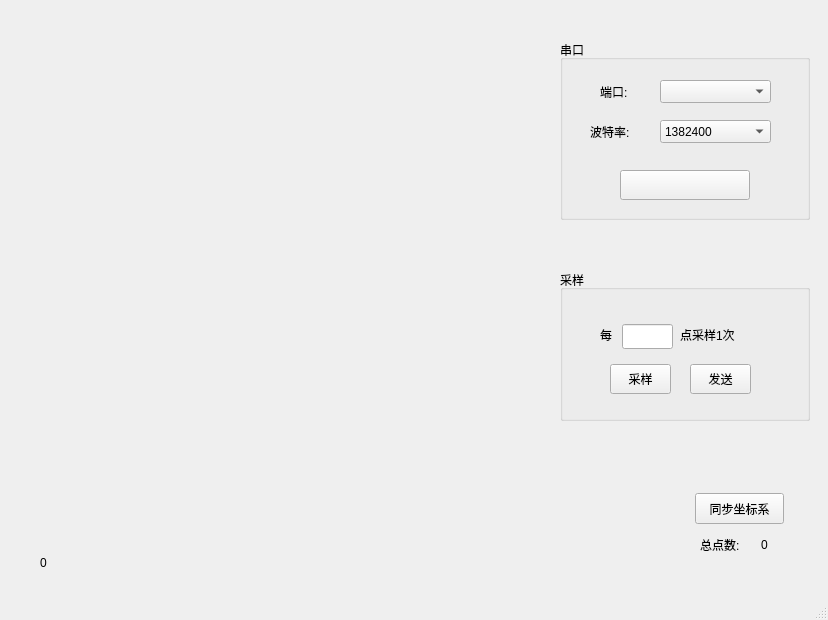
<?xml version="1.0" encoding="UTF-8"?>
<ui version="4.0">
 <class>MainWindow</class>
 <widget class="QMainWindow" name="MainWindow">
  <property name="geometry">
   <rect>
    <x>0</x>
    <y>0</y>
    <width>828</width>
    <height>620</height>
   </rect>
  </property>
  <property name="windowTitle">
   <string>MainWindow</string>
  </property>
  <widget class="QWidget" name="centralwidget">
   <widget class="QGroupBox" name="groupBox">
    <property name="geometry">
     <rect>
      <x>560</x>
      <y>40</y>
      <width>250</width>
      <height>180</height>
     </rect>
    </property>
    <property name="title">
     <string>串口</string>
    </property>
    <widget class="QLabel" name="label_2">
     <property name="geometry">
      <rect>
       <x>30</x>
       <y>80</y>
       <width>61</width>
       <height>23</height>
      </rect>
     </property>
     <property name="text">
      <string>波特率:</string>
     </property>
    </widget>
    <widget class="QComboBox" name="baudrateBox">
     <property name="geometry">
      <rect>
       <x>100</x>
       <y>80</y>
       <width>111</width>
       <height>23</height>
      </rect>
     </property>
     <property name="currentText">
      <string>9600</string>
     </property>
     <item>
      <property name="text">
       <string>1382400</string>
      </property>
     </item>
     <item>
      <property name="text">
       <string>921600</string>
      </property>
     </item>
     <item>
      <property name="text">
       <string>460800</string>
      </property>
     </item>
     <item>
      <property name="text">
       <string>256000</string>
      </property>
     </item>
     <item>
      <property name="text">
       <string>230400</string>
      </property>
     </item>
     <item>
      <property name="text">
       <string>128000</string>
      </property>
     </item>
     <item>
      <property name="text">
       <string>115200</string>
      </property>
     </item>
     <item>
      <property name="text">
       <string>76800</string>
      </property>
     </item>
     <item>
      <property name="text">
       <string>57600</string>
      </property>
     </item>
     <item>
      <property name="text">
       <string>43000</string>
      </property>
     </item>
     <item>
      <property name="text">
       <string>38400</string>
      </property>
     </item>
     <item>
      <property name="text">
       <string>19200</string>
      </property>
     </item>
     <item>
      <property name="text">
       <string>14400</string>
      </property>
     </item>
     <item>
      <property name="text">
       <string>9600</string>
      </property>
     </item>
     <item>
      <property name="text">
       <string>4800</string>
      </property>
     </item>
     <item>
      <property name="text">
       <string>2400</string>
      </property>
     </item>
     <item>
      <property name="text">
       <string>1200</string>
      </property>
     </item>
    </widget>
    <widget class="QPushButton" name="openButton">
     <property name="geometry">
      <rect>
       <x>60</x>
       <y>130</y>
       <width>130</width>
       <height>30</height>
      </rect>
     </property>
     <property name="text">
      <string/>
     </property>
    </widget>
    <widget class="QLabel" name="label">
     <property name="geometry">
      <rect>
       <x>40</x>
       <y>40</y>
       <width>41</width>
       <height>23</height>
      </rect>
     </property>
     <property name="text">
      <string>端口:</string>
     </property>
    </widget>
    <widget class="QComboBox" name="serialportBox">
     <property name="geometry">
      <rect>
       <x>100</x>
       <y>40</y>
       <width>111</width>
       <height>23</height>
      </rect>
     </property>
     <property name="font">
      <font>
       <weight>50</weight>
       <bold>false</bold>
      </font>
     </property>
     <item>
      <property name="text">
       <string/>
      </property>
     </item>
    </widget>
   </widget>
   <widget class="QGroupBox" name="groupBox_2">
    <property name="geometry">
     <rect>
      <x>560</x>
      <y>270</y>
      <width>250</width>
      <height>151</height>
     </rect>
    </property>
    <property name="title">
     <string>采样</string>
    </property>
    <widget class="QLabel" name="label_4">
     <property name="geometry">
      <rect>
       <x>40</x>
       <y>50</y>
       <width>21</width>
       <height>30</height>
      </rect>
     </property>
     <property name="text">
      <string>每</string>
     </property>
    </widget>
    <widget class="QLabel" name="label_3">
     <property name="geometry">
      <rect>
       <x>120</x>
       <y>50</y>
       <width>91</width>
       <height>30</height>
      </rect>
     </property>
     <property name="text">
      <string>点采样1次</string>
     </property>
    </widget>
    <widget class="QLineEdit" name="editFrequency">
     <property name="geometry">
      <rect>
       <x>62</x>
       <y>54</y>
       <width>51</width>
       <height>25</height>
      </rect>
     </property>
    </widget>
    <widget class="QPushButton" name="sampleButton">
     <property name="geometry">
      <rect>
       <x>50</x>
       <y>94</y>
       <width>61</width>
       <height>30</height>
      </rect>
     </property>
     <property name="text">
      <string>采样</string>
     </property>
    </widget>
    <widget class="QPushButton" name="sendButton">
     <property name="geometry">
      <rect>
       <x>130</x>
       <y>94</y>
       <width>61</width>
       <height>30</height>
      </rect>
     </property>
     <property name="text">
      <string>发送</string>
     </property>
    </widget>
   </widget>
   <widget class="QLabel" name="showLabel">
    <property name="geometry">
     <rect>
      <x>761</x>
      <y>530</y>
      <width>61</width>
      <height>30</height>
     </rect>
    </property>
    <property name="text">
     <string>0</string>
    </property>
   </widget>
   <widget class="QLabel" name="label_5">
    <property name="geometry">
     <rect>
      <x>700</x>
      <y>530</y>
      <width>51</width>
      <height>30</height>
     </rect>
    </property>
    <property name="text">
     <string>总点数:</string>
    </property>
   </widget>
   <widget class="QLabel" name="label_6">
    <property name="geometry">
     <rect>
      <x>40</x>
      <y>555</y>
      <width>72</width>
      <height>15</height>
     </rect>
    </property>
    <property name="text">
     <string>0</string>
    </property>
   </widget>
   <widget class="QLabel" name="ylabel">
    <property name="geometry">
     <rect>
      <x>30</x>
      <y>30</y>
      <width>61</width>
      <height>16</height>
     </rect>
    </property>
    <property name="text">
     <string/>
    </property>
   </widget>
   <widget class="QLabel" name="xlabel">
    <property name="geometry">
     <rect>
      <x>545</x>
      <y>555</y>
      <width>61</width>
      <height>16</height>
     </rect>
    </property>
    <property name="text">
     <string/>
    </property>
   </widget>
   <widget class="QPushButton" name="syncButton">
    <property name="geometry">
     <rect>
      <x>695</x>
      <y>493</y>
      <width>89</width>
      <height>31</height>
     </rect>
    </property>
    <property name="text">
     <string>同步坐标系</string>
    </property>
   </widget>
  </widget>
  <widget class="QMenuBar" name="menubar">
   <property name="geometry">
    <rect>
     <x>0</x>
     <y>0</y>
     <width>828</width>
     <height>25</height>
    </rect>
   </property>
  </widget>
  <widget class="QStatusBar" name="statusbar"/>
 </widget>
 <resources/>
 <connections/>
</ui>
